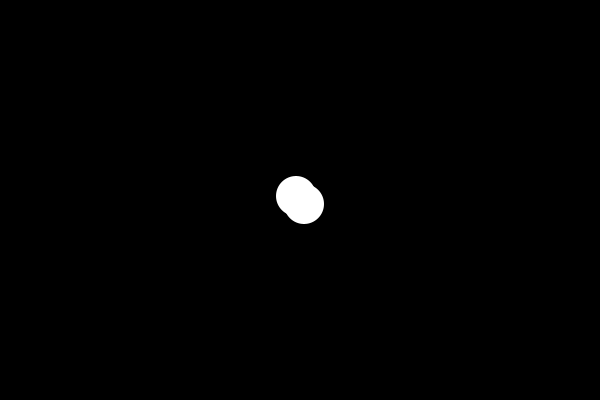
Frame 1 (no input)
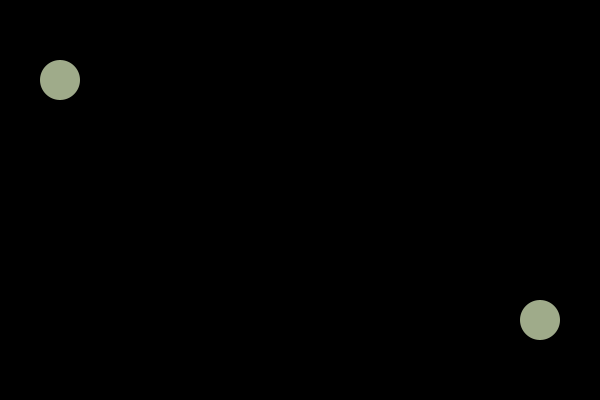
Frame 60 (the mouse pressed at the canvas centre just before this capture)
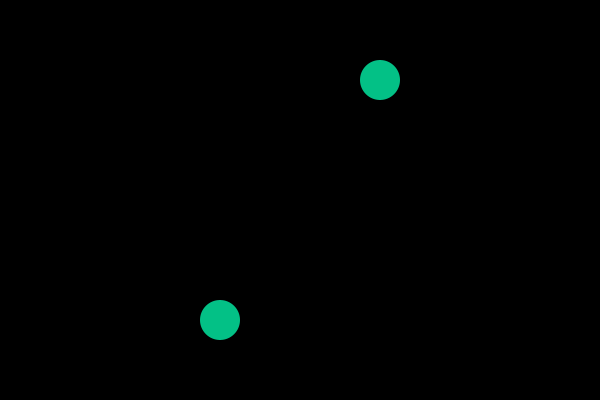
Frame 120 (the mouse held since frame 60 and released just before this capture)

The Processing sketch that drew these frames (run headless with seeded random() and noise(); from frame 60 on, the mouse is pressed at the canvas centre):

// Processing sketch: xtra_credit
// ── xtra_credit.pde
//global variables
float x1Pos;
float y1Pos;
float x2Pos;
float y2Pos;
float d = 40;
float x1Speed = 4; //how fast is a pong ball moving
float y1Speed = 4;
float x2Speed = 4; //how fast is a pong ball moving
float y2Speed = 4;

float r1;
float g1;
float b1;

float r2;
float g2;
float b2;



void setup() {
  size(600, 400);
  background(0);
  noStroke();

  //position the ball
  x1Pos=width/2;
  y1Pos=height/2;
  x2Pos=width/2;
  y2Pos=height/2;
}
void draw() {
  background(0);
  r1=random(255);
  g1=random(255);
  b1=random(255);
  
  r2=random(255);
  g2=random(255);
  b2=random(255);

  //move the pong ball
  x1Pos = x1Pos + x1Speed;
  y1Pos = y1Pos + y1Speed;
  x2Pos = x2Pos - x2Speed;
  y2Pos = y2Pos - y2Speed;
  
  //1st ball
  if (x1Pos <= 0 + d/2) {
    x1Speed = x1Speed*(-1);
    fill (r1, g1, b1);
  }
  if (x1Pos >= width-d/2) {
    x1Speed = x1Speed*(-1);
    fill (r1, g1, b1);
  }

  if (y1Pos <= d/2) {
    y1Speed = y1Speed*(-1);
    fill (r1, g1, b1);
  }
  if (y1Pos >= height-d/2) {
    y1Speed = y1Speed*(-1);
    fill (r1, g1, b1);
  }

 //2d ball
  if (x2Pos <= 0 + d/2) {
    x2Speed = x2Speed*(-1);
    fill (r2, g2, b2);
  }
  if (x2Pos >= width-d/2) {
    x2Speed = x2Speed*(-1);
    fill (r2, g2, b2);
  }

  if (y2Pos <= d/2) {
    y2Speed = y2Speed*(-1);
    fill (r2, g2, b2);
  }
  if (y2Pos >= height-d/2) {
    y2Speed = y2Speed*(-1);
    fill (r2, g2, b2);
  }

  //draw the pong ball
  ellipse(x1Pos, y1Pos, d, d);
  ellipse(x2Pos, y2Pos, d, d);
}
